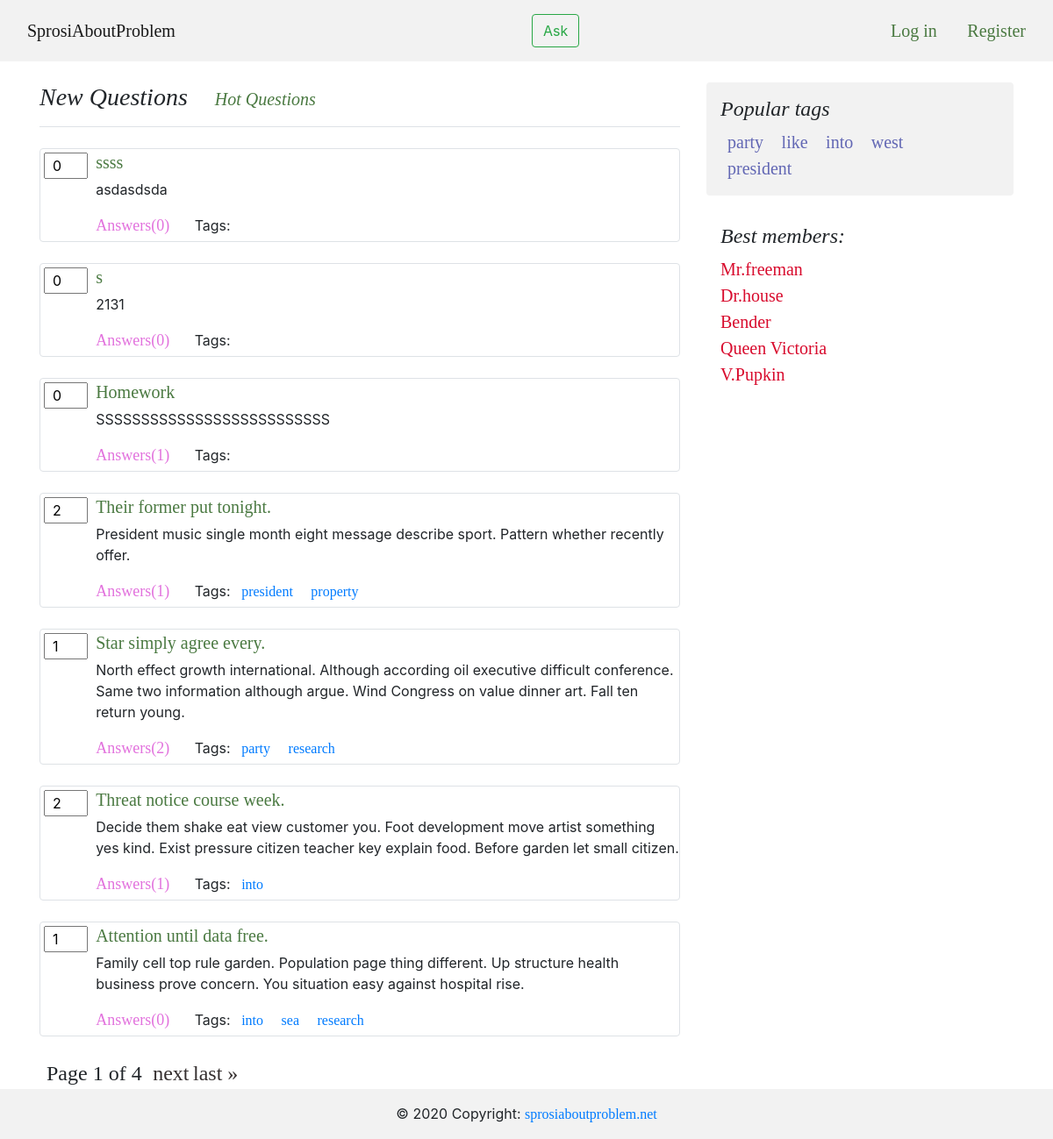
Before: / with the older database file.
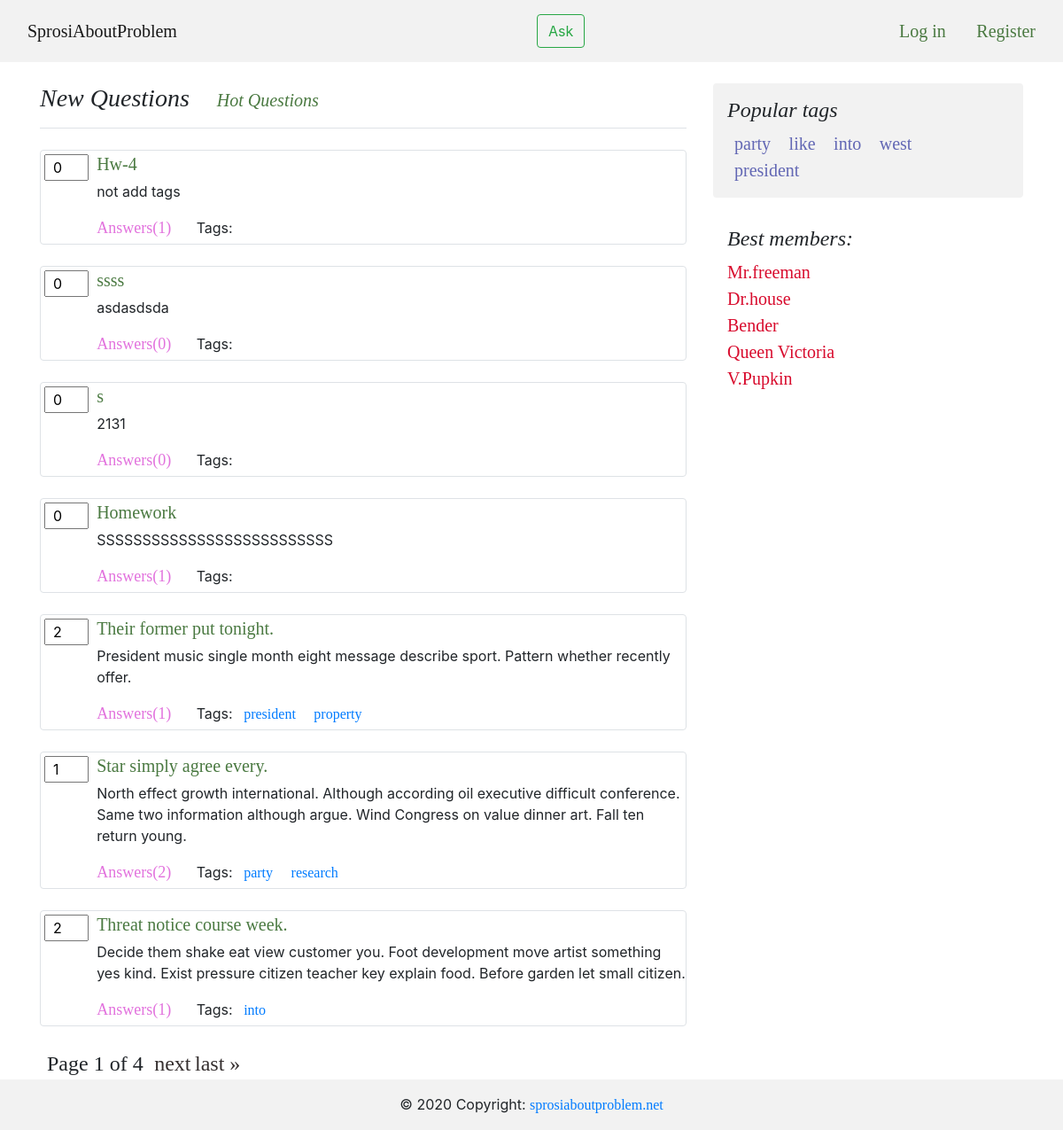
After: the same page with the newer database file.
### app/models.py (models this page shows, shortened)
class Question(models.Model):
    author = models.ForeignKey(Profile, on_delete = models.CASCADE)
    title = models.CharField(max_length = 120, verbose_name = u"Title")
    text = models.TextField(verbose_name = u"Text of question")
    create_date = models.DateTimeField(default = datetime.now, verbose_name = u"Create time of question")
    tags = models.ManyToManyField(Tag, blank = True, db_index = True)
    is_active = models.BooleanField(default=True, verbose_name=u"Availability of question")
    objects = QuestionManager()
    class Meta:
        ordering = ['-create_date']

class Tag(models.Model):
    tag_name = models.CharField(max_length = 40, verbose_name = u"Tag", unique = True)
    objects = TagManager()
    def __str__(self):
        return self.tag_name

### app/views.py (the view)
# urls.py: path('', views.index, name='index'),
def index(request):
    page_obj, _ = paginate(Question.objects.get_with_counters(), request)
    tags = Tag.objects.get_popular()
    return render(request, 'index.html', {
        'user': request.user,
        'page_obj': page_obj,
        'tags': tags,
        })

### app/models.py (called while the page is built)
def question_counter(question):
    question.likes = len(Like.objects.filter(question = question))
    question.answers = len(Answer.objects.filter(question = question))
    return question

def tag_counter(tag):
    tag.usage = len(Question.objects.filter(tags = tag))
    return tag

    def get_popular(self):
        tags = map(tag_counter, super().get_queryset())
        tags = sorted(tags, key = lambda tag: tag.usage, reverse = True)
        first_five = tags[:5]
        return first_five

    def get_with_counters(self):
        questions = map(question_counter, super().get_queryset())
        questions = sorted(questions, key = lambda question: question.create_date, reverse = True)
        return questions

### app/views.py (called while the page is built)
def paginate(object_list, request):
    paginator = Paginator(object_list, 7)
    page_number = request.GET.get('page')
    return paginator.get_page(page_number), paginator

### templates/index.html
{% extends 'base.html' %}
{% block content %}
    <h3 class="pb-3 mb-4 font-italic border-bottom">
    New Questions
    <a class="p-4 refs" href="{% url 'hot' %}"> Hot Questions</a></h3>
    {% for question in page_obj %}
        {% include 'inc/question.html' %}
    {% endfor %}
    {% include 'inc/pagination.html' %}
{% endblock content %}

### templates/inc/question.html
{% load static %}
<div class="contatiner border rounded mb-4">
    <div class="row">
        <div class="col-1">
            <input class="mr-3 ml-1 mt-1 pl-2 likescountform" value="{{ question.likes }}" type="number">
        </div>
        <div class="col mb-1">
            <a  class="refs" href="{% url 'question' qid=question.id %}">{{ question.title }}</a>
            <p class="mt-1">{{ question.text }}</p>
            <div>
                <a class="refs-ans mr-4" href="{% url 'question' qid=question.id %}">Answers({{ question.answers }})</a>
                Tags:
                {% for tag_ in question.tags.all %}
                    <a href="{% url 'tag' tag=tag_ %}" class="p-2">{{ tag_ }}</a>
                {% endfor %}
            </div>
        </div>
    </div>
</div>

### templates/inc/right_menu.html
<aside class="col-md-4 blog-sidebar">
    <div class="p-3 mb-3 bg-light rounded">
        <h4 class="font-italic">Popular tags</h4>
        <nav class="my-2 my-md-0 mr-md-3">
            {% for tag_ in tags %}
            <a class="p-2" style="color: #6267b4; font-size: 20px" href="{% url 'tag' tag=tag_.tag_name %}">{{ tag_.tag_name }}</a>
            {% endfor %}
        </nav>
    </div>
    <div class="p-3">
        <h4 class="font-italic">Best members:</h4>
        <ol class="list-unstyled mb-0">
        <li><a class="refs-user" href="#">Mr.freeman</a></li>
        <li><a class="refs-user" href="#">Dr.house</a></li>
        <li><a class="refs-user" href="#">Bender</a></li>
        <li><a class="refs-user" href="#">Queen Victoria</a></li>
        <li><a class="refs-user" href="#">V.Pupkin</a></li>
        </ol>
    </div>
    </aside>

Changed rows visible on the page:
no longer on this page (row unchanged): Question: likes "1", title "Attention until data free.", text "Family cell top rule garden. Population page thing different. Up structure health business prove concern. You situation easy against hospital rise.", answers "0", Tag (tag_name "into"), Tag (tag_name "research")
no longer on this page (row unchanged): Tag: tag_name "sea", shown under "Attention until data free."
added Question: likes "0", title "Hw-4", text "not add tags", answers "1"
